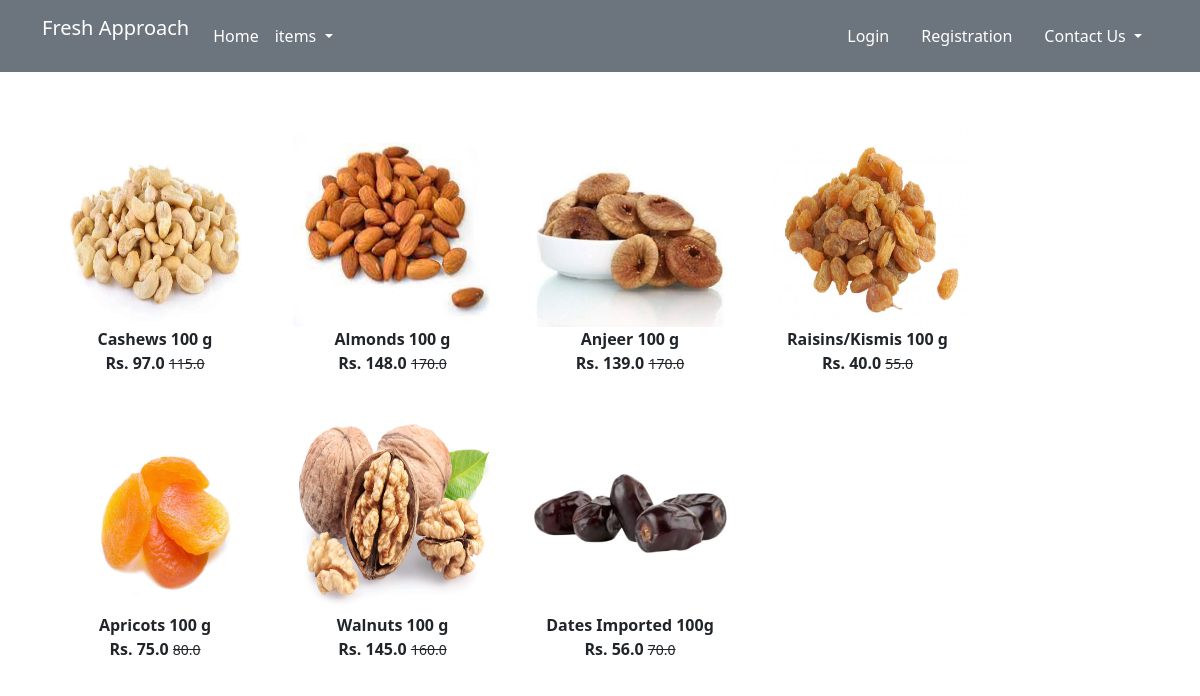
The page /Rawfood/ on the database as committed earlier.
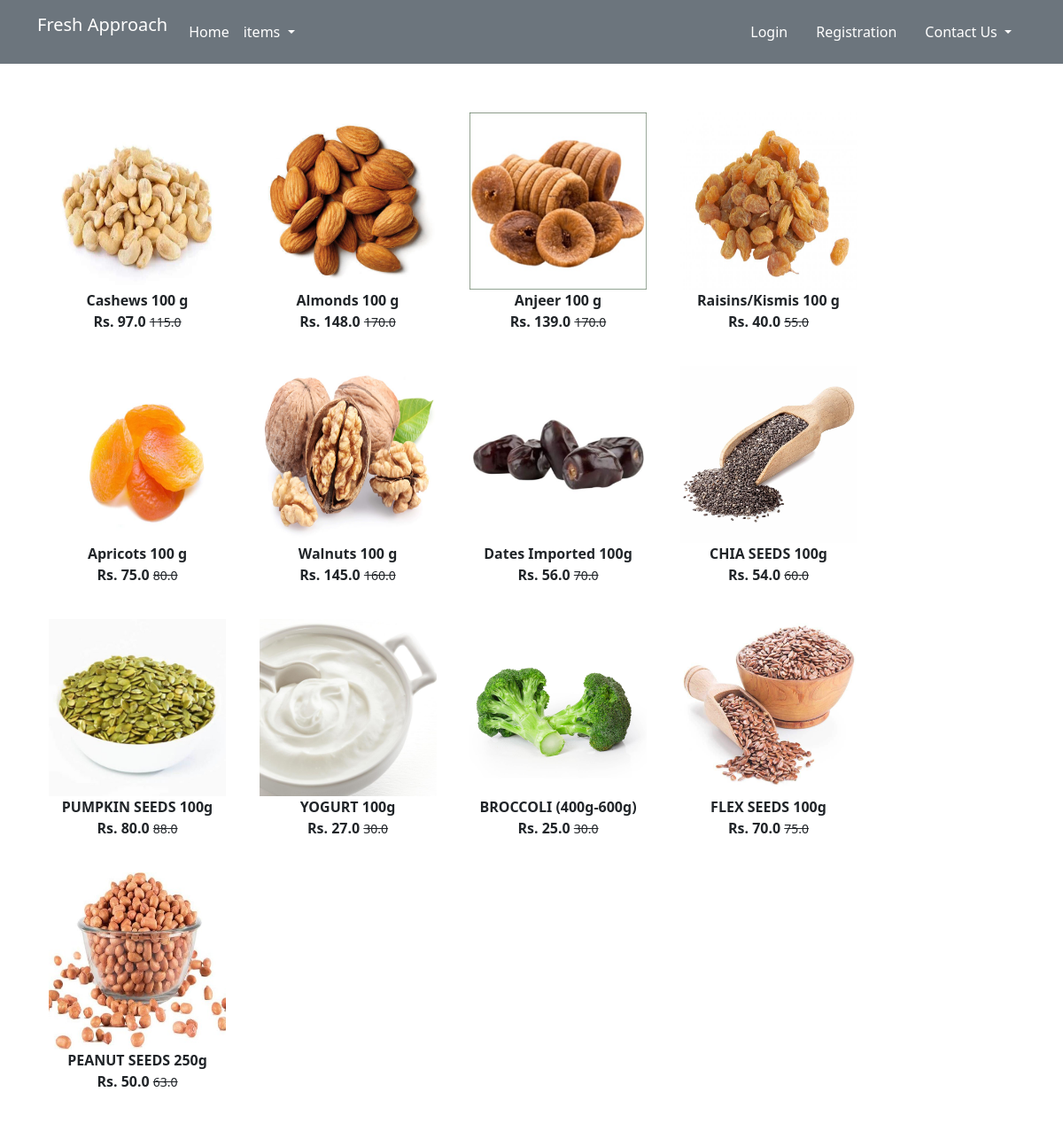
The same page on the database as committed later.
### app/models.py (models this page shows, shortened)
class Product(models.Model):
    title = models.CharField(max_length=100)
    selling_price = models.FloatField()
    discounted_price = models.FloatField()
    description = models.TextField()
    brand = models.CharField(max_length=100)
    category = models.CharField(choices=CATEGORY_CHOICES, max_length=2)
    product_image = models.ImageField(upload_to='productimg')

### app/views.py (the view)
# urls.py: path('Rawfood/', views.Rawfood, name='Rawfood'),
def Rawfood(request, data=None):
    if data == None:
        Rawfood = Product.objects.filter(category='RF')
    return render(request, 'app/Rawfood.html', {'Rawfood': Rawfood})

### app/templates/app/Rawfood.html (shortened to what this page needs)
{% extends 'app/base.html' %}
{% load static %}
{% block main-content %}
<div class="container my-5">
 <div class="row">
  <div class="col-sm-10">
   <div class="row">
    {% for product in Rawfood %}
    <div class="col-sm-3 text-center mb-4">
     <a href="{% url 'product-detail' product.id %}" class="btn">
      <div class="item">
       <img src="{{product.product_image.url}}" alt="" height="200" width="200" class="">
       <div class="fw-bold">{{product.title}}</div>
       <div class="fw-bold">Rs. {{product.discounted_price}}
        <small class="fw-light text-decoration-line-through">{{product.selling_price}}</small>
       </div>
      </div>
     </a>
    </div>
    {% endfor %}
   </div>
  </div>
 </div>
</div>
{% endblock main-content %}

Rows that differ between the two databases and show on the page:
changed Product "Almonds 100 g": product_image: a different picture
changed Product "Anjeer 100 g": product_image: a different picture
added Product: product_image (picture), title "CHIA SEEDS 100g", discounted_price "54.0", selling_price "60.0"
added Product: product_image (picture), title "PUMPKIN SEEDS 100g", discounted_price "80.0", selling_price "88.0"
added Product: product_image (picture), title "YOGURT 100g", discounted_price "27.0", selling_price "30.0"
added Product: product_image (picture), title "BROCCOLI (400g-600g)", discounted_price "25.0", selling_price "30.0"
added Product: product_image (picture), title "FLEX SEEDS 100g", discounted_price "70.0", selling_price "75.0"
added Product: product_image (picture), title "PEANUT SEEDS 250g", discounted_price "50.0", selling_price "63.0"
